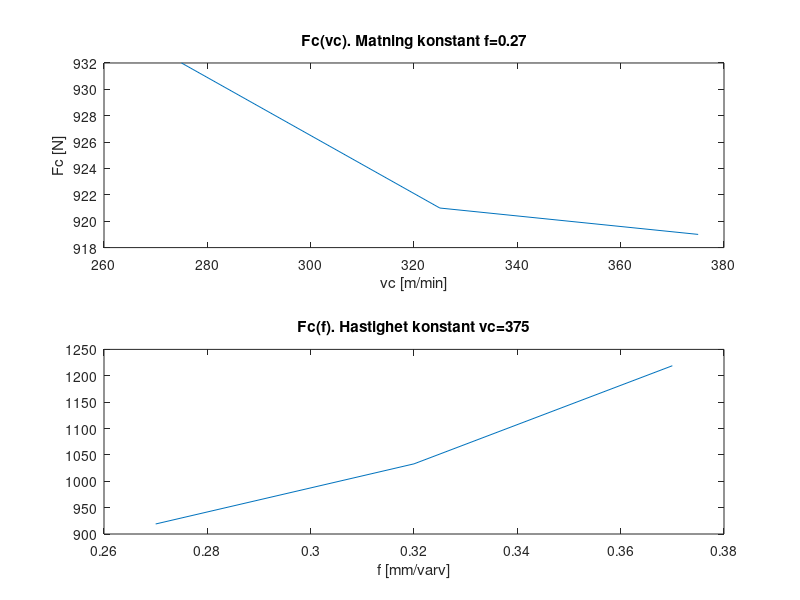
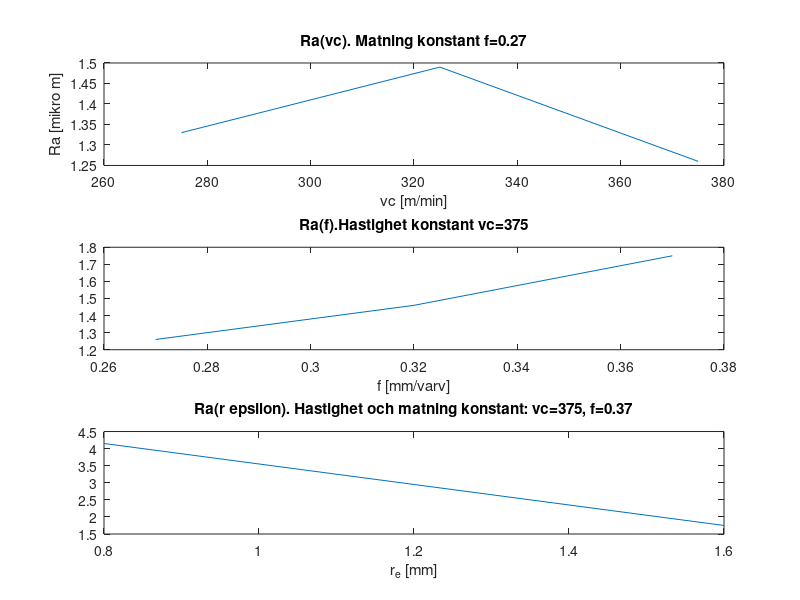
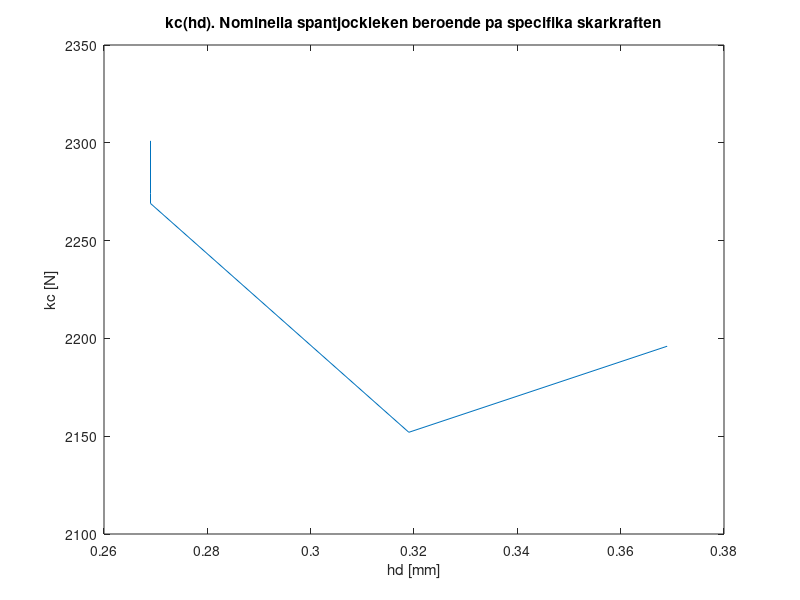

The MATLAB source for these figures, in order:
clear all
close all
clc

%% Vectors and Matrix
vc=[275 325 375];
f=[0.27 0.32 0.37];
Fc_vc=[932 921 919]; Fc_f=[919 1033 1219];
Ravc=[1.33 1.49 1.26]; Raf=[1.26 1.46 1.75]; Ra_re=[4.15 1.75]; re=[0.8 1.6];

kc=[2301 2274 2269 2152 2196]; hd=[0.269 0.269 0.269 0.319 0.369];  

figure;
vcp=subplot(2,1,1);
plot(vcp,vc,Fc_vc);
title('Fc(vc). Matning konstant f=0.27');
xlabel('vc [m/min]'); ylabel('Fc [N]');

fp=subplot(2,1,2);
plot(fp,f,Fc_f);
title('Fc(f). Hastighet konstant vc=375');
xlabel('f [mm/varv]');

figure;
vcR=subplot(3,1,1);
plot(vcR,vc,Ravc);
title('Ra(vc). Matning konstant f=0.27');
xlabel('vc [m/min]'); ylabel('Ra [mikro m]');

fR=subplot(3,1,2);
plot(fR,f,Raf);
title('Ra(f).Hastighet konstant vc=375');
xlabel('f [mm/varv]'); 

rep=subplot(3,1,3);
plot(rep,re,Ra_re);
title('Ra(r epsilon). Hastighet och matning konstant: vc=375, f=0.37');
xlabel('r_e [mm]');

figure;
plot(hd,kc);
title('kc(hd). Nominella spantjockleken beroende pa specifika skarkraften');
ylabel('kc [N]'); xlabel('hd [mm]');
